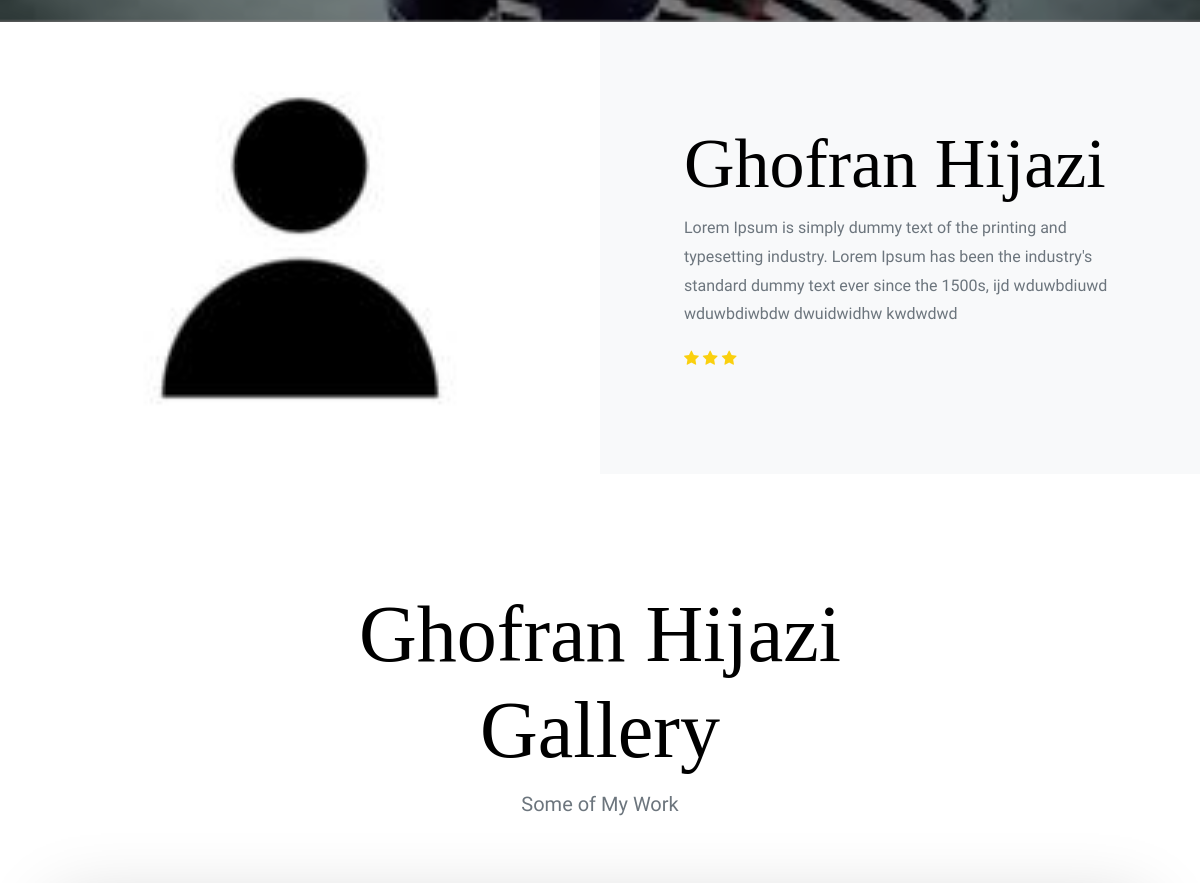
Page /Site/Photographer.php?photographer_id=4 (middle part) on the earlier database version.
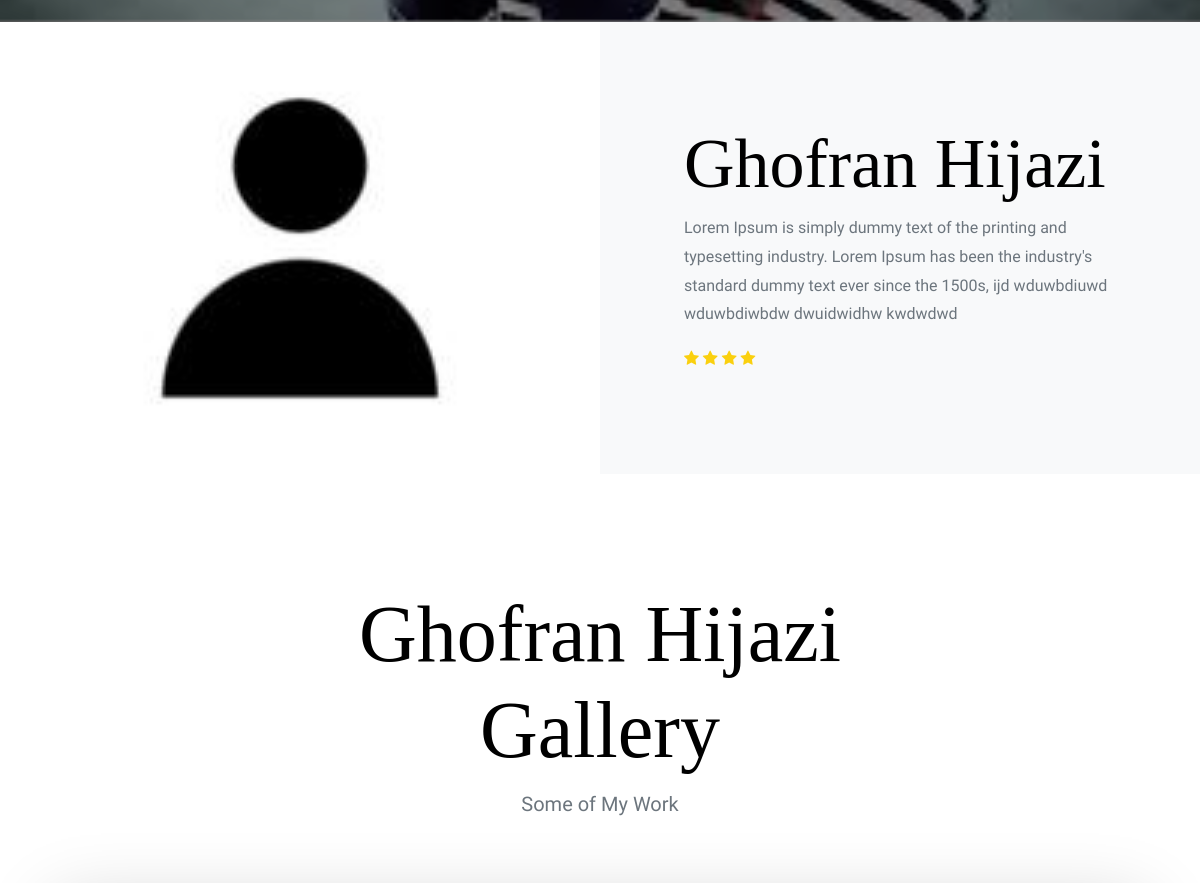
Same page on the later database version.
### Site/Photographer.php (the view, shortened to what this page needs)
<?php
include "../Connect.php";
$photographer_id = $_GET['photographer_id'];
$sql1 = mysqli_query($con, "select * from users where id='$photographer_id'");
$row1 = mysqli_fetch_array($sql1);
$photographer_name = $row1['name'];
$photographer_image = $row1['image'];
$photographer_description = $row1['description'];
$total_rate = $row1['total_rate'];
?>
<!doctype html>
<html lang="en">
  <head>
    <link rel="stylesheet" href="css/bootstrap.css">
    <link rel="stylesheet" href="css/animate.css">
    <link rel="stylesheet" href="css/owl.carousel.min.css">
    <link rel="stylesheet" href="css/aos.css">
    <link rel="stylesheet" href="fonts/ionicons/css/ionicons.min.css">
    <link rel="stylesheet" href="fonts/fontawesome/css/font-awesome.min.css">
    <link rel="stylesheet" href="css/style.css">
  </head>
  <body>
    <section class="site-hero overlay page-inside" style="background-image: url(img/photographer.jpeg)">
      <div class="container">
        <div class="row site-hero-inner justify-content-center align-items-center">
        </div>
      </div>
    </section>
    <section class="bg-light">
      <div class="half d-md-flex d-block">
        <div class="image" data-aos="fade" style="background-image: url('../Photographer_Dashboard/<?php echo $photographer_image ?>');"></div>
        <div class="text" data-aos="fade-right" data-aos-delay="200">
          <h2><?php echo $photographer_name ?></h2>
          <p><?php echo $photographer_description ?></p>
          <?php for ($i = 1; $i < $total_rate; $i++) {?>
            <a role="button" class="star" style="color:#fad00e"><i title="<?php echo $i ?>" class="fa fa-star"></i></a>
            <?php }?>
        </div>
      </div>
    </section>
    <section class="section slider-section">
      <div class="container">
        <div class="row justify-content-center text-center mb-5">
          <div class="col-md-8">
            <h2 class="heading" data-aos="fade-up"><?php echo $photographer_name ?> Gallery</h2>
            <p class="lead" data-aos="fade-up" data-aos-delay="100">Some of My Work</p>
          </div>
        </div>
      </div>
    </section>
  </body>
</html>

Differences in the rows shown:
changed users "Ghofran Hijazi": total_rate 4 → 4.5 (drawn)
